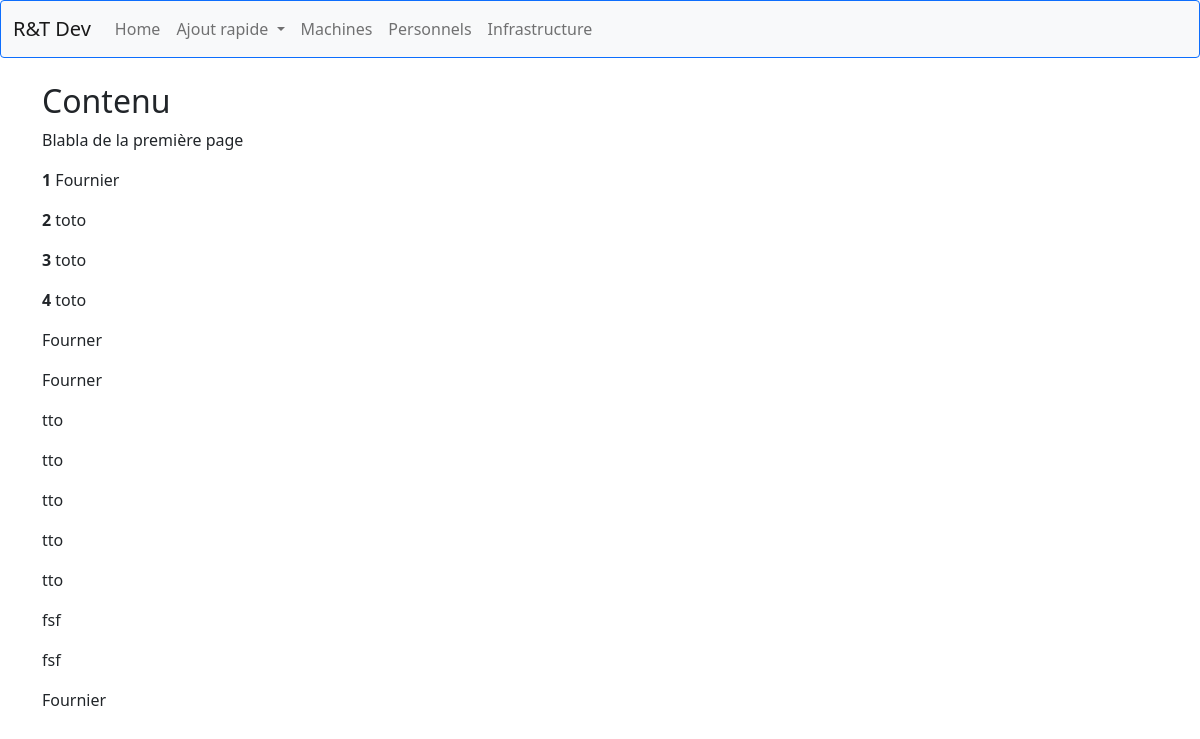
Before: /computerApp/ with the older database file.
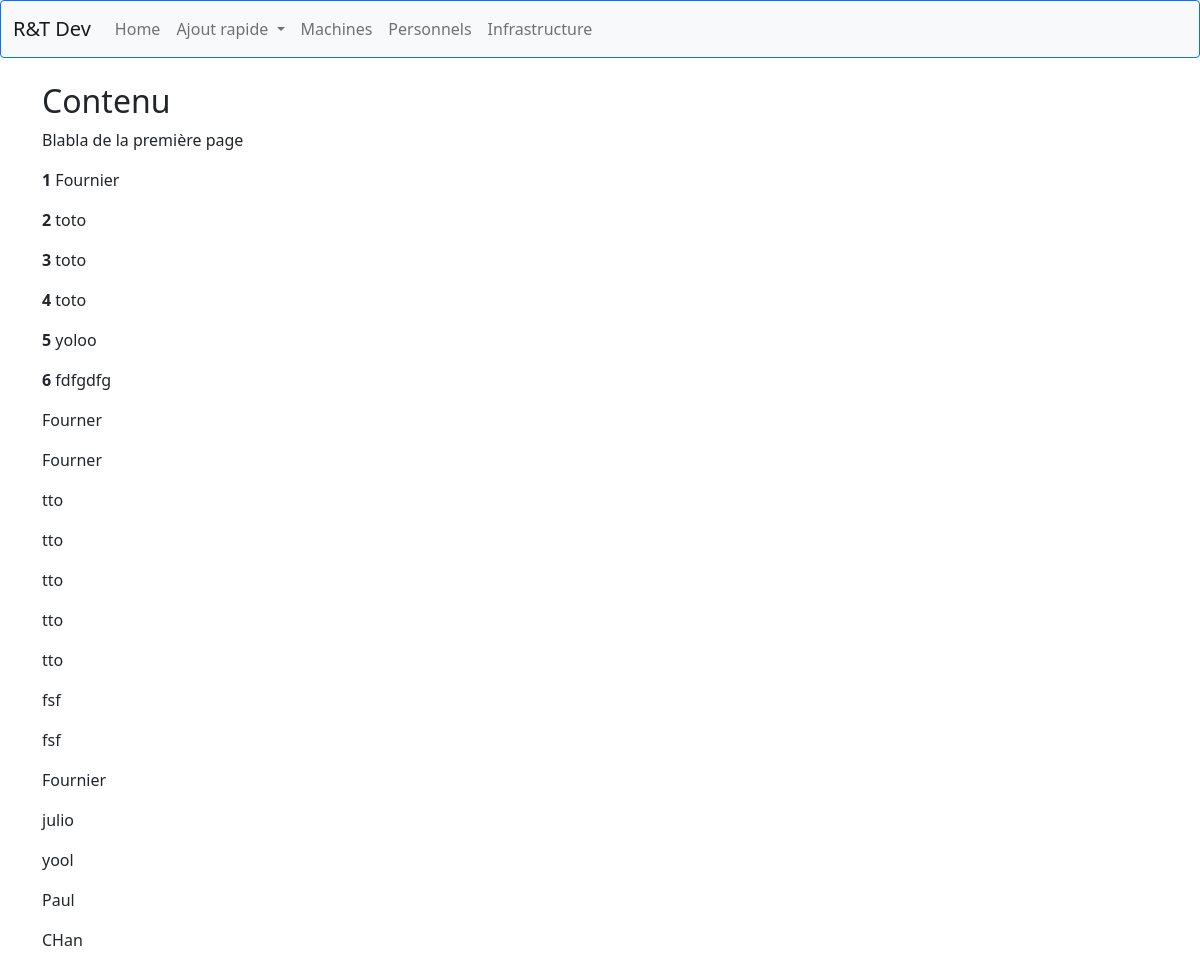
After: the same page with the newer database file.
### computerApp/models.py (models this page shows, shortened)
class Machine(models.Model):
    TYPE = (
        ('PC', 'Windows'),
        ('Mac', 'MacOS'),
        ('Serveur', 'Serveur'),
        ('Switch', 'Switch'),
    )
    id = models.AutoField(primary_key=True, editable=False)
    nom = models.CharField(max_length=30)
    creation_date = models.DateField(default=datetime.now())
    mach = models.CharField(max_length=32, choices=TYPE, default='PC')
    address_ip = models.GenericIPAddressField(
        protocol='IPv4',
        validators=[
            RegexValidator(
                regex=r'^(?!0\.0\.0\.0$)'
            ),
            validate_ipv4_address
        ],
        unique=True,
        default='0.0.0.0'
    )
    SITE = (
        ('Tours', 'Tours'),
        ('Paris', 'Paris')
    )
    site = models.CharField(max_length=10, choices=SITE, default='Paris')
    personnel = models.OneToOneField('Personnel', on_delete=models.SET_NULL, null=True, blank=True,
                                     related_name='machine_attitre')
    administrateur = models.ForeignKey(
        'Personnel',
        on_delete=models.SET_NULL,
        null=True,
        blank=True,
        related_name='administrateur_machines',
        limit_choices_to=Q(role='Administrateur') & Q(site=models.F('site'))
    )

class Personnel(models.Model):
    id = models.AutoField(primary_key=True, editable=False)
    nom = models.CharField(max_length=50)
    prenom = models.CharField(max_length=50)
    GENRE = (
        ('Mr', 'Homme'),
        ('Mme', 'Femme'),
    )
    SITE = (
        ('Tours', 'Tours'),
        ('Paris', 'Paris')
    )
    ROLE = (
        ('Utilisateur', 'Utilisateur'),
        ('Administrateur', 'Administrateur')
    )
    telephone = models.CharField(
        max_length=10,
        validators=[MaxValueValidator(10)],
        default='None'
    )
    email = models.EmailField(blank=True, default='None')
    genre = models.CharField(max_length=32, choices=GENRE, default='Homme')
    site = models.CharField(max_length=15, choices=SITE, default='Paris')
    role = models.CharField(max_length=15, choices=ROLE, default='Utilisateur')
    machine = models.OneToOneField('Machine', on_delete=models.SET_NULL, null=True, blank=True,default='None',
                                   related_name='personnel_attitre')

### computerApp/views.py (the view)
# urls.py: path('', views.index, name='index'),
def index(request) :
    machines = Machine.objects.all()
    Personnels = Personnel.objects.all()
    infrastructures = Infrastructure.objects.all()
    context = {
        'machines' : machines,
        'personnels': Personnels,
        'infrastructures' : infrastructures
    }
    return render(request, 'index.html',context)

### computerApp/templates/index.html (shortened to what this page needs)
<!DOCTYPE html>
<html lang="fr">
<head>
    <link href="https://cdn.jsdelivr.net/npm/bootstrap@5.1.3/dist/css/bootstrap.min.css"
          rel="stylesheet"
>
</head>
<body>
{% block sidebar %}
<nav class="navbar navbar-expand-lg navbar-light bg-light border border-primary rounded">
    <div class="container-fluid">
        <a class="navbar-brand" href="#">R&T Dev</a>
        <div class="collapse navbar-collapse" id="navbarNav">
            <ul class="navbar-nav">
                <li class="nav-item">
                    <a class="nav-link" href="#">Home</a>
                </li>
                <li class="nav-item dropdown">
                    <a class="nav-link dropdown-toggle" href="#" id="navbarDropdown" role="button"
                       data-bs-toggle="dropdown" aria-expanded="false">
                        Ajout rapide
                    </a>
                </li>
                <li class="nav-item">
                    <a class="nav-link" href="{% url 'machines' %}">Machines</a>
                </li>
                <li>
                    <a class="nav-link" href="{% url 'personnels' %}">Personnels</a>
                </li>
                 <li>
                    <a class="nav-link" href="{% url 'infrastructures' %}">Infrastructure</a>
                </li>
            </ul>
        </div>
    </div>
</nav>
{% endblock %}
{% block content %}
<div class="container mt-4">
    <h2>Contenu</h2>
    <p>Blabla de la première page</p>
    {% for machine in machines %}
    <p><b>{{ machine.id }}</b> {{ machine.nom }}</p>
    {% endfor %}
    {% for personnels in personnels %}
    <p><b>{{ personnels.N_secu }}</b> {{ personnels.nom }}</p>
    {% endfor %}
</div>
{% endblock %}
</body>
</html>

Changed rows visible on the page:
added Machine: id "5", nom "yoloo"
added Machine: id "6", nom "fdfgdfg"
added Personnel: nom "julio"
added Personnel: nom "yool"
added Personnel: nom "Paul"
added Personnel: nom "CHan"
